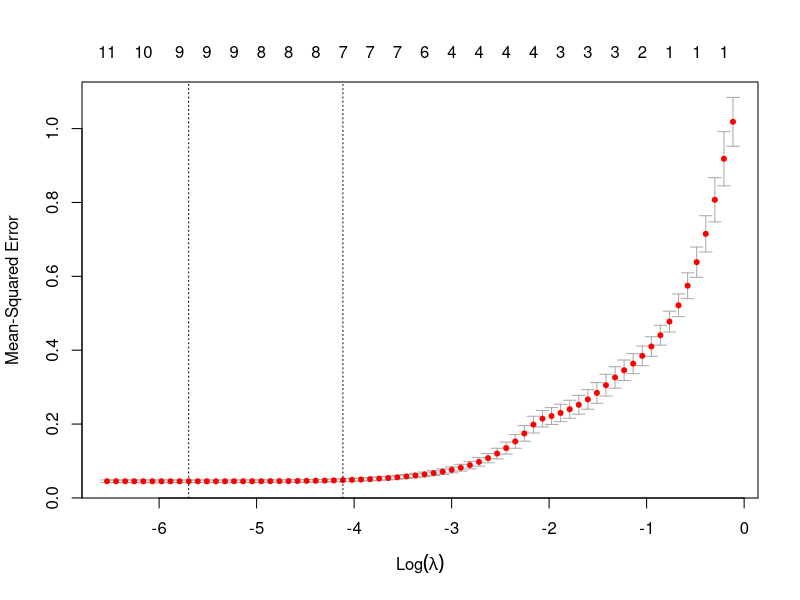

Generate this figure with R:
# Lasso Regression Models
library(Matrix)
library(glmnet)

# Read Data
scaled_credit <- read.csv("../../data/scaled-credit.csv", sep = ",", row.names = 1)
training_set <- read.csv("../../data/training-set.csv", sep = ",", row.names = 1)
testing_set <- read.csv("../../data/testing_set.csv", sep = ",", row.names = 1)

x <- data.matrix(scaled_credit[,1:11])
y <- scaled_credit$Balance

x_trainning <- data.matrix(training_set[,1:11])
y_trainning <- training_set$Balance

x_testing <- data.matrix(testing_set[,1:11])
y_testing <- testing_set$Balance

# Cross validation
set.seed(1)
lasso_cv_out <- cv.glmnet(x_trainning, y_trainning, alpha=1, intercept = FALSE,
                          standardize = FALSE)

# Select the best model
lasso_bestlam <- lasso_cv_out$lambda.min

# Plot the cross-validation errors
png(file = "../../images/lasso-images/lasso-cv-errors.png")
plot(lasso_cv_out)
dev.off()

# Compute MSE using test set
lasso_pred <- predict(lasso_cv_out, s = lasso_bestlam, newx = x_testing)
lasso_MSE <- mean((lasso_pred - y_testing)^2)

# Refit the model
out <- glmnet(x, y, alpha = 1, intercept = FALSE, standardize = FALSE)
lasso_coef <- predict(out, s = lasso_bestlam, type="coefficients")[1:12,]

# Save output
save(lasso_cv_out, lasso_bestlam, lasso_MSE, lasso_coef, file = "../../data/lasso-regression.RData")

sink(file = "../../data/lasso-output.txt")
writeLines("Lasso Regression")
writeLines("Best Lambda")
lasso_bestlam
writeLines("Official coefficients")
lasso_coef
writeLines("Test MSE")
lasso_MSE
writeLines(" ")
sink()
